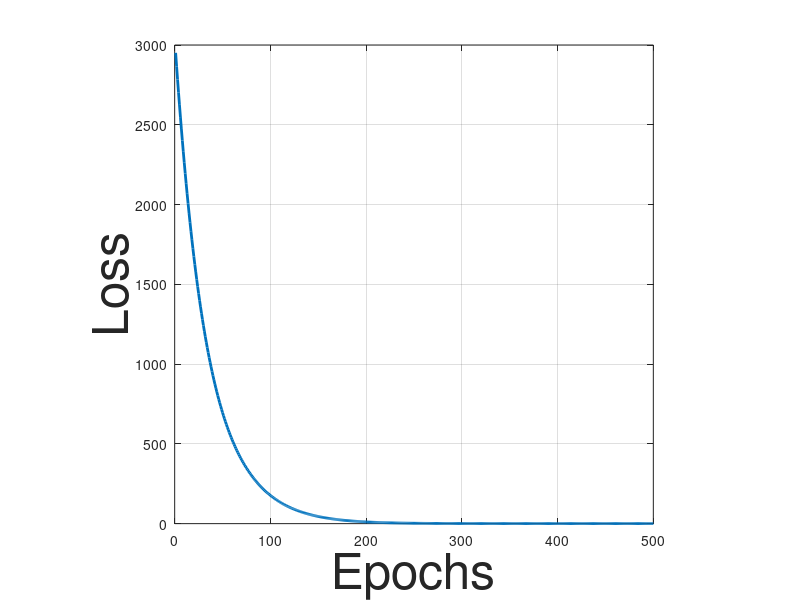

Write MATLAB code to recreate this figure. (Note: this script raises an error after producing the figure.)
data = load('training_loss_data.mat');
epochs = data.epochs;
train_loss = data.train_loss;
figure;
plot(epochs, train_loss, 'LineWidth', 2);
xlabel('Epochs','FontSize', 36);
ylabel('Loss','FontSize', 36);
set(gca);
grid on;
xlim([0, 500]); 
axis square
ax = gca;
ax.XMinorTick = 'on';
ax.YMinorTick = 'on';
ax.FontSize = 40;
ax.XAxis.FontSize = 36;
ax.YAxis.FontSize = 36;
ax.LineWidth = 2;
grid off;
axis square
hold off;